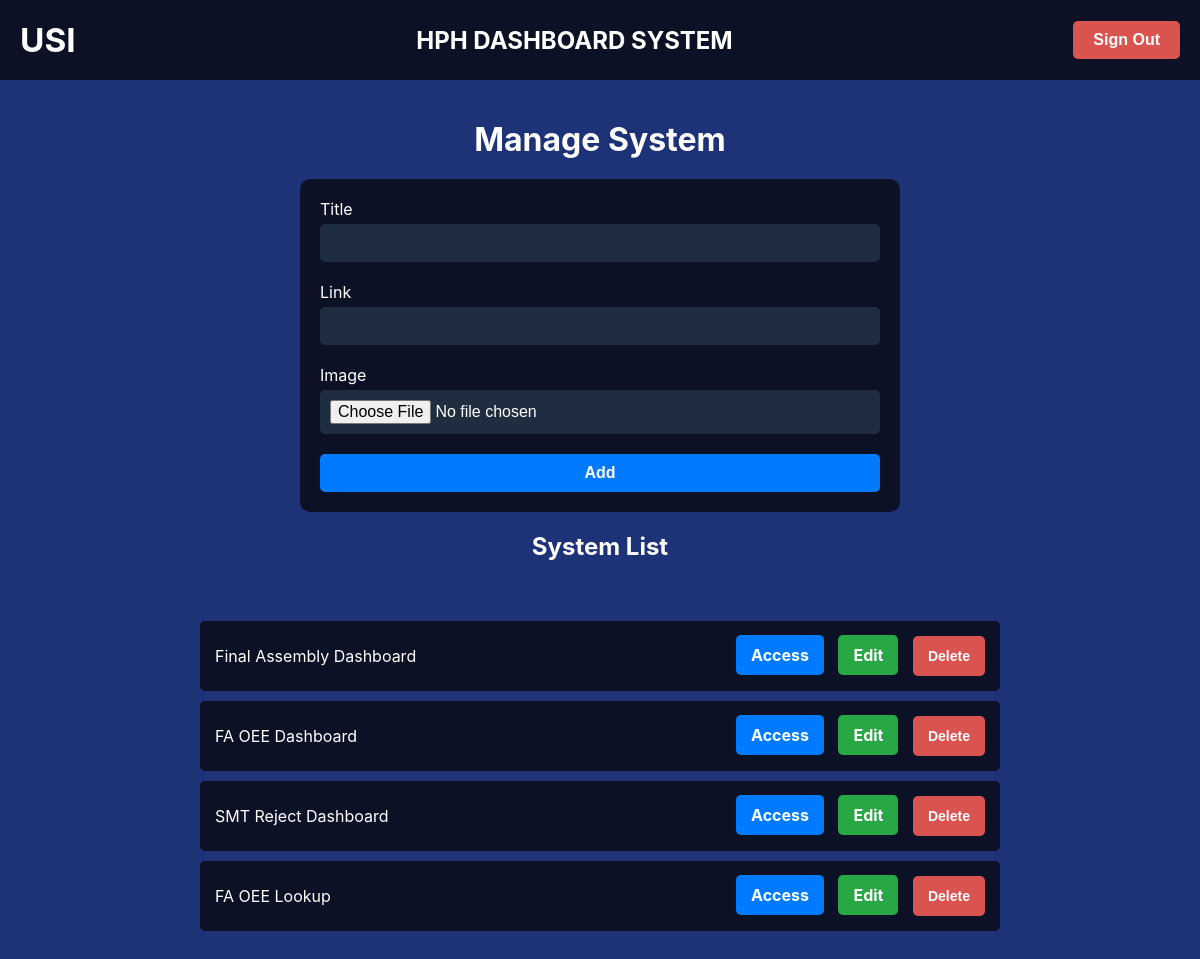
Page /manage/ (signed in) on the earlier database version.
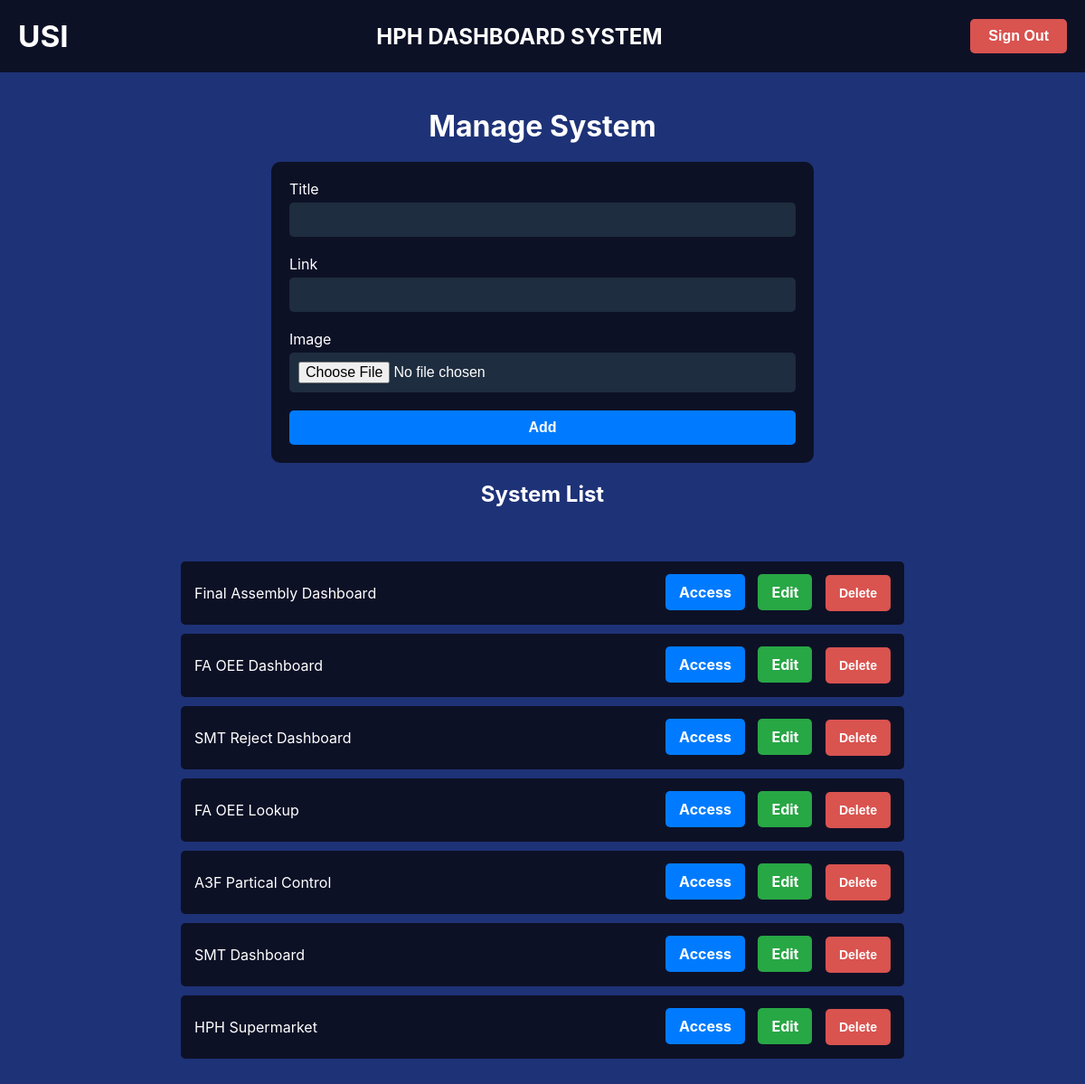
Same page on the later database version.
### navigation/models.py (models this page shows, shortened)
class Page(models.Model):
    title = models.CharField(max_length=10000)
    link = models.URLField()
    image = models.ImageField(upload_to='page_image/', null=True, blank=True)
    class Meta:
        db_table = 'pages'

### navigation/views.py (the view, shortened to what this page needs)
# urls.py: path('manage/', views.manage_view, name='manage'),
@login_required
def manage_view(request):
   pages = Page.objects.all()
   return render(request, './manage/manage.html', {'pages': pages})

### navigation/templates/manage/manage.html (shortened to what this page needs)
{% load static %}
<!DOCTYPE html>
<html lang="en">
<head>
</head>
<body>
    <div id="header_container">
        <div id="logo" >USI</div>
        <h2>HPH DASHBOARD SYSTEM</h2>
        <form method="POST" action="{% url 'logout' %}" enctype="multipart/form-data">
            <button type="submit" class="logout_button">Sign Out</button>
        </form>
    </div>
    <div id="content_container">
        <h1>Manage System</h1>
        <div class="form_container">
            <form method="POST" enctype="multipart/form-data">
                <div class="form_group">
                    <label for="title">Title</label>
                    <input type="text" id="title" name="title" required>
                </div>
                <div class="form_group">
                    <label for="link">Link</label>
                    <input type="url" id="link" name="link" required>
                </div>
                <div class="form_group">
                    <label for="image">Image</label>
                    <input type="file" id="image" name="image" enctype="multipart/form-data" required>
                </div>
                <button type="submit" class="submit_button">Add</button>
            </form>
        </div>
        <h2>System List</h2>
        <div class="list_container">
            {% for page in pages %}
                <div class="list_item">
                    <span>{{ page.title }}</span>
                    <div>
                        <a href="{{ page.link }}" target="_blank" target="_blank" class="access_button">Access</a>
                        <a href="{% url 'edit' page.id %}" class="edit_button">Edit</a>
                        <form method="POST" action="{% url 'delete' page.id %}" style="display:inline;" onsubmit="return confirm('Are you sure you want to delete this item?');">
                            <button type="submit" class="delete_button">Delete</button>
                        </form>
                    </div>
                </div>
            {% endfor %}
        </div>
    </div>
</body>
</html>

Differences in the rows shown:
added Page: title "A3F Partical Control"
added Page: title "SMT Dashboard"
added Page: title "HPH Supermarket"
